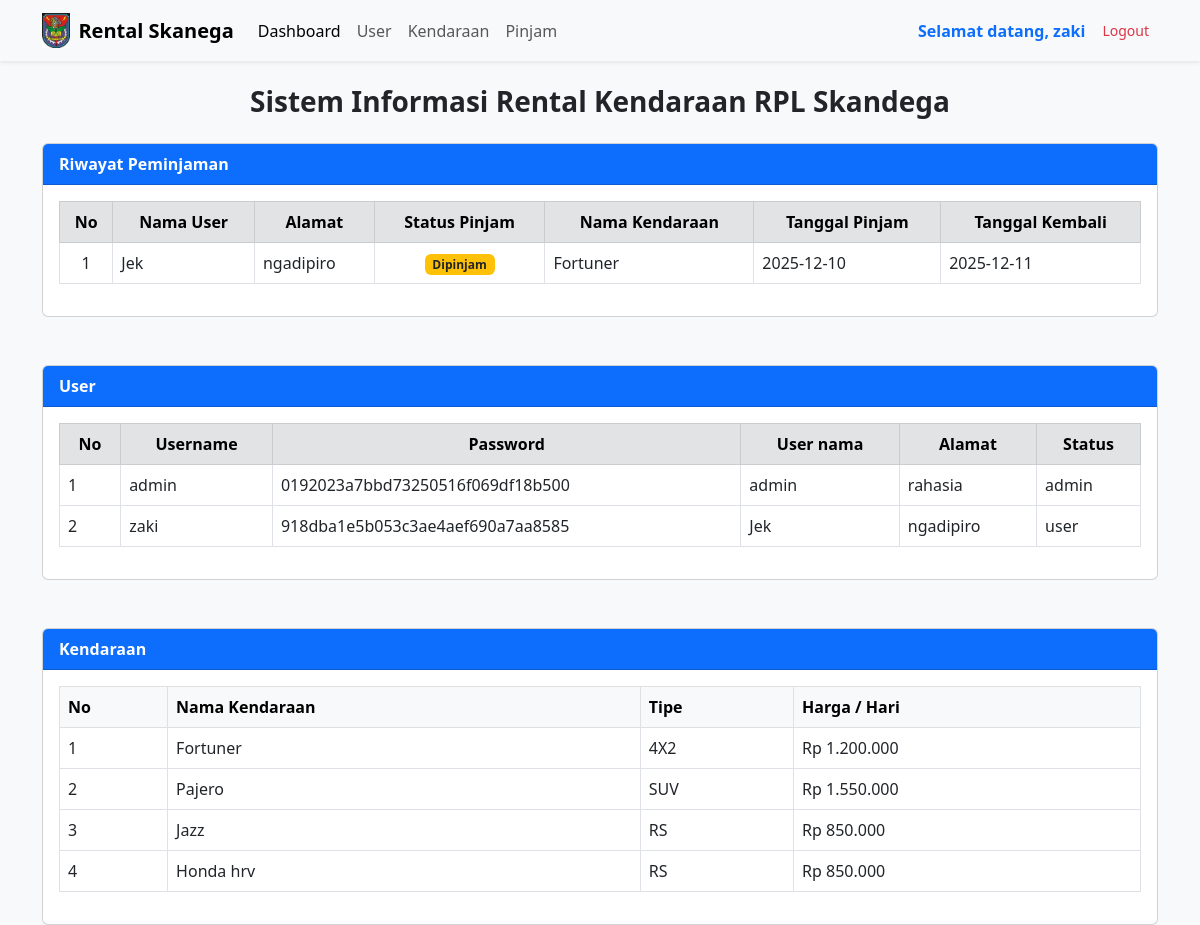
Screenshot of /admin/index.php (signed in) with the database file from the repository.
### tables this page shows
CREATE TABLE `pinjam` (
  `pinjam_id` int(11) NOT NULL,
  `kendaraan_nomor` int(20) NOT NULL,
  `user_id` int(11) DEFAULT NULL,
  `tgl_pinjam` date DEFAULT NULL,
  `tgl_kembali` date DEFAULT NULL,
  `pinjam_status` enum('dipinjam','kembali') DEFAULT 'dipinjam'
);

CREATE TABLE `user` (
  `user_id` int(11) NOT NULL,
  `username` varchar(50) NOT NULL,
  `password` varchar(255) NOT NULL,
  `user_nama` varchar(100) DEFAULT NULL,
  `user_alamat` text DEFAULT NULL,
  `user_status` enum('user','admin') NOT NULL DEFAULT 'user'
);

CREATE TABLE `kendaraan` (
  `kendaraan_nomor` int(20) NOT NULL,
  `kendaraan_nama` varchar(255) DEFAULT NULL,
  `kendaraan_tipe` varchar(50) DEFAULT NULL,
  `kendaraan_harga_perhari` int(11) DEFAULT NULL,
  `kendaraan_gambar` varchar(255) NOT NULL
);

### admin/index.php (the view, shortened to what this page needs)
<?php
include("header.php");
include("../koneksi.php");
?>
<!DOCTYPE html>
<html lang="en">
<head>
    <link href="https://cdn.jsdelivr.net/npm/bootstrap@5.3.0/dist/css/bootstrap.min.css" rel="stylesheet">
</head>
<body class="bg-light">
    <div class="container mt-4">
        <div class="text-center mb-4">
            <h3 class="fw-bold">Sistem Informasi Rental Kendaraan RPL Skandega</h3>
        </div>
        <div class="card">
            <div class="card-header bg-primary text-white">
                <strong>Riwayat Peminjaman</strong>
            </div>
            <div class="card-body">
                <table class="table table-bordered table-hover">
                    <thead class="table-secondary text-center">
                        <tr>
                            <th>No</th>
                            <th>Nama User</th>
                            <th>Alamat</th>
                            <th>Status Pinjam</th>
                            <th>Nama Kendaraan</th>
                            <th>Tanggal Pinjam</th>
                            <th>Tanggal Kembali</th>
                        </tr>
                    </thead>
                    <tbody>
                        <?php
                        $no = 1;
                        $data = mysqli_query($koneksi, "
                    SELECT
                        user.user_nama,
                        user.user_alamat,
                        pinjam.pinjam_status,
                        kendaraan.kendaraan_nama,
                        pinjam.tgl_pinjam,
                        pinjam.tgl_kembali
                    FROM pinjam
                    JOIN user ON user.user_id = pinjam.user_id
                    JOIN kendaraan ON kendaraan.kendaraan_nomor = pinjam.kendaraan_nomor
                    ORDER BY pinjam.pinjam_id DESC
                ");
                        while ($d = mysqli_fetch_assoc($data)) {
                        ?>
                            <tr>
                                <td class="text-center"><?= $no++; ?></td>
                                <td><?= $d['user_nama']; ?></td>
                                <td><?= $d['user_alamat']; ?></td>
                                <td class="text-center">
                                    <?php
                                    if ($d['pinjam_status'] == "dipinjam") {
                                        echo '<span class="badge bg-warning text-dark">Dipinjam</span>';
                                    } else {
                                        echo '<span class="badge bg-success">Kembali</span>';
                                    }
                                    ?>
                                </td>
                                <td><?= $d['kendaraan_nama']; ?></td>
                                <td><?= $d['tgl_pinjam']; ?></td>
                                <td><?= $d['tgl_kembali']; ?></td>
                            </tr>
                        <?php } ?>
                    </tbody>
                </table>
            </div>
        </div>
        <br>
        <br>
        <div class="card">
            <div class="card-header bg-primary text-white">
                <strong>User</strong>
            </div>
            <div class="card-body">
                <table class="table table-bordered table-hover">
                    <thead class="table-secondary text-center">
                        <tr>
                            <th>No</th>
                            <th>Username</th>
                            <th>Password</th>
                            <th>User nama</th>
                            <th>Alamat</th>
                            <th>Status</th>
                        </tr>
                    </thead>
                    <tbody>
                    <?php
                    include "../koneksi.php";
                    $data = mysqli_query($koneksi, "SELECT * FROM user");
                    $no = 1;
                    while ($d = mysqli_fetch_array($data)) {
                    ?>
                        <tr>
                            <td><?= $no++; ?></td>
                            <td><?= $d['username']; ?></td>
                            <td><?= $d['password']; ?></td>
                            <td><?= $d['user_nama']; ?></td>
                            <td><?= $d['user_alamat']; ?></td>
                            <td><?= $d['user_status']; ?></td>
                        </tr>
                    <?php } ?>
                </tbody>
                </table>
            </div>
        </div>
        <br>
        <br>
        <div class="card">
            <div class="card-header bg-primary text-white">
                <strong>Kendaraan</strong>
            </div>
            <div class="card-body">
                <table class="table table-bordered table-hover">
                     <thead class="table-light">
                        <tr>
                            <th width="10%">No</th>
                            <th>Nama Kendaraan</th>
                            <th>Tipe</th>
                            <th>Harga / Hari</th>
                        </tr>
                    </thead>
                    <tbody>
                        <?php include "../koneksi.php";
                            $no = 1;
                            $data = mysqli_query($koneksi, "SELECT * FROM kendaraan");
                            while ($d = mysqli_fetch_array($data)) { ?> <tr>
                                <td><?= $no++; ?></td>
                                <td><?= $d['kendaraan_nama']; ?></td>
                                <td><?= $d['kendaraan_tipe']; ?></td>
                                <td>Rp <?= number_format($d['kendaraan_harga_perhari'], 0, ',', '.'); ?></td>
                            </tr>
                        <?php
                    }
                    ?>
                    </tbody>
                </table>
            </div>
        </div>
    </div>

### admin/header.php (shortened to what this page needs)
<!DOCTYPE html>
<html lang="en">
<head>
    <link href="https://cdn.jsdelivr.net/npm/bootstrap@5.3.2/dist/css/bootstrap.min.css" rel="stylesheet">
</head>
<body>
    <nav class="navbar navbar-expand-lg bg-body-tertiary shadow-sm">
        <div class="container">
            <a class="navbar-brand fw-bold d-flex align-items-center" href="index.php">
                <img src="../img/logo_smk3_kendal_hd.png"
                    alt="Logo" height="35" class="me-2">
                Rental Skanega
            </a>
            <div class="collapse navbar-collapse" id="navbarNav">
                <ul class="navbar-nav me-auto">
                    <li class="nav-item">
                        <a class="nav-link active" href="index.php">Dashboard</a>
                    </li>
                    <li class="nav-item">
                        <a class="nav-link" href="user.php">User</a>
                    </li>
                    <li class="nav-item">
                        <a class="nav-link" href="kendaraan.php">Kendaraan</a>
                    </li>
                    <li class="nav-item">
                        <a class="nav-link" href="pinjam.php">Pinjam</a>
                    </li>
                </ul>
                <ul class="navbar-nav ms-auto">
                    <li class="nav-item d-flex align-items-center me-2">
                        <span class="text-primary fw-semibold">
                            Selamat datang, <?= $_SESSION['username']; ?>
                        </span>
                    </li>
                    <li class="nav-item">
                        <a class="btn btn-white btn-sm text-danger" href="logout.php">Logout</a>
                    </li>
                </ul>
            </div>
        </div>
    </nav>

### rows the page displays
pinjam: user.user_nama "Jek", user.user_alamat "ngadipiro", pinjam_status "Dipinjam", kendaraan_nomor.kendaraan_nama "Fortuner", tgl_pinjam "2025-12-10", tgl_kembali "2025-12-11"
user: username "admin", password "0192023a7bbd73250516f069df18b500", user_nama "admin", user_alamat "rahasia", user_status "admin"
user: username "zaki", password "918dba1e5b053c3ae4aef690a7aa8585", user_nama "Jek", user_alamat "ngadipiro", user_status "user"
kendaraan: kendaraan_nama "Fortuner", kendaraan_tipe "4X2", kendaraan_harga_perhari "1.200.000"
kendaraan: kendaraan_nama "Pajero", kendaraan_tipe "SUV", kendaraan_harga_perhari "1.550.000"
kendaraan: kendaraan_nama "Jazz", kendaraan_tipe "RS", kendaraan_harga_perhari "850.000"
kendaraan: kendaraan_nama "Honda hrv", kendaraan_tipe "RS", kendaraan_harga_perhari "850.000"

### other values shown
$_SESSION['username'] "zaki"
